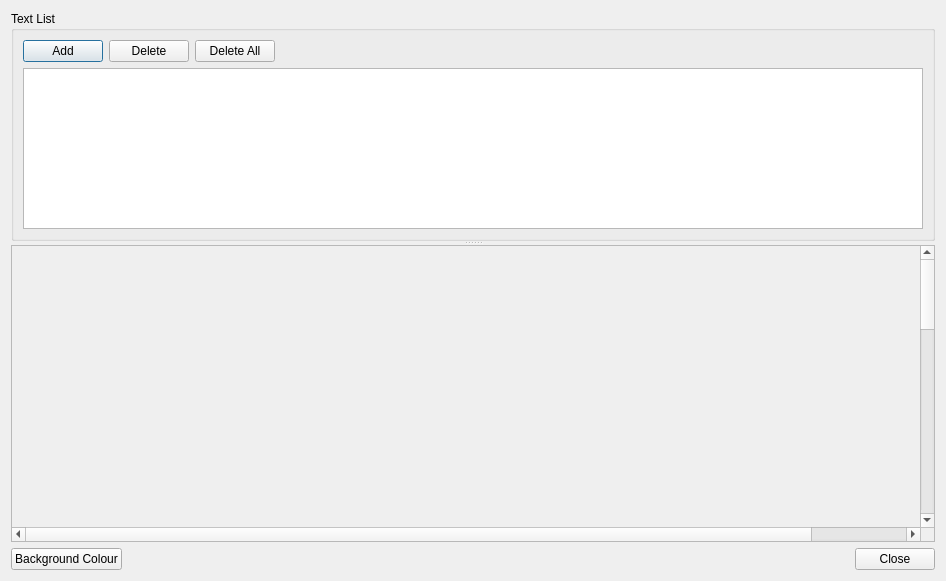
<?xml version="1.0" encoding="UTF-8"?>
<ui version="4.0">
 <class>stationImagePool</class>
 <widget class="QDialog" name="stationImagePool">
  <property name="geometry">
   <rect>
    <x>0</x>
    <y>0</y>
    <width>946</width>
    <height>581</height>
   </rect>
  </property>
  <property name="windowTitle">
   <string>Text</string>
  </property>
  <layout class="QVBoxLayout" name="verticalLayout_3">
   <item>
    <widget class="QSplitter" name="splitter">
     <property name="orientation">
      <enum>Qt::Vertical</enum>
     </property>
     <widget class="QGroupBox" name="groupBox">
      <property name="title">
       <string>Text List</string>
      </property>
      <layout class="QVBoxLayout" name="verticalLayout_2" stretch="0,1">
       <item>
        <layout class="QHBoxLayout" name="horizontalLayout">
         <item>
          <widget class="QPushButton" name="btnAddText">
           <property name="text">
            <string>Add</string>
           </property>
          </widget>
         </item>
         <item>
          <widget class="QPushButton" name="btnDelText">
           <property name="text">
            <string>Delete</string>
           </property>
          </widget>
         </item>
         <item>
          <widget class="QPushButton" name="btnDelAll">
           <property name="text">
            <string>Delete All</string>
           </property>
          </widget>
         </item>
         <item>
          <spacer name="horizontalSpacer">
           <property name="orientation">
            <enum>Qt::Horizontal</enum>
           </property>
           <property name="sizeHint" stdset="0">
            <size>
             <width>40</width>
             <height>20</height>
            </size>
           </property>
          </spacer>
         </item>
        </layout>
       </item>
       <item>
        <widget class="QTableView" name="m_tblStationImagePool">
         <property name="sizePolicy">
          <sizepolicy hsizetype="Preferred" vsizetype="Preferred">
           <horstretch>0</horstretch>
           <verstretch>0</verstretch>
          </sizepolicy>
         </property>
        </widget>
       </item>
      </layout>
     </widget>
     <widget class="QScrollArea" name="scrollArea">
      <property name="widgetResizable">
       <bool>true</bool>
      </property>
      <widget class="QWidget" name="scrollAreaWidgetContents">
       <property name="geometry">
        <rect>
         <x>0</x>
         <y>0</y>
         <width>1017</width>
         <height>1027</height>
        </rect>
       </property>
       <layout class="QVBoxLayout" name="verticalLayout">
        <item>
         <widget class="QWidget" name="widget" native="true">
          <property name="minimumSize">
           <size>
            <width>999</width>
            <height>999</height>
           </size>
          </property>
         </widget>
        </item>
        <item>
         <widget class="QLabel" name="label">
          <property name="sizePolicy">
           <sizepolicy hsizetype="Minimum" vsizetype="Preferred">
            <horstretch>0</horstretch>
            <verstretch>0</verstretch>
           </sizepolicy>
          </property>
          <property name="maximumSize">
           <size>
            <width>16777215</width>
            <height>4</height>
           </size>
          </property>
          <property name="styleSheet">
           <string notr="true">QLabel {
background-color: rgba(255, 255, 255, 255);
}</string>
          </property>
          <property name="text">
           <string/>
          </property>
         </widget>
        </item>
       </layout>
      </widget>
     </widget>
    </widget>
   </item>
   <item>
    <layout class="QHBoxLayout" name="horizontalLayout_2" stretch="0,0,0">
     <item>
      <widget class="QPushButton" name="btnColor">
       <property name="text">
        <string>Background Colour</string>
       </property>
      </widget>
     </item>
     <item>
      <spacer name="horizontalSpacer_2">
       <property name="orientation">
        <enum>Qt::Horizontal</enum>
       </property>
       <property name="sizeHint" stdset="0">
        <size>
         <width>37</width>
         <height>17</height>
        </size>
       </property>
      </spacer>
     </item>
     <item>
      <widget class="QPushButton" name="btnClose">
       <property name="text">
        <string>Close</string>
       </property>
      </widget>
     </item>
    </layout>
   </item>
  </layout>
 </widget>
 <resources/>
 <connections/>
</ui>
